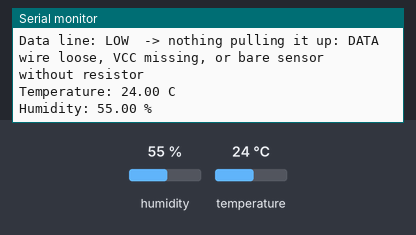
Recording of a program running on a simulated ESP32. Parts: the last lines printed to the serial monitor. Inputs (shaded band) come from the test bench; at power-on: humidity 55 %, temperature 24 °C.

Above: at 4.8 s.
4.9 s: humidity set to 22 %
At 7.0 s:
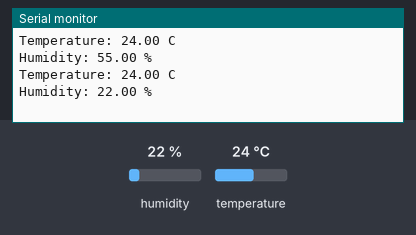
7.6 s: temperature set to 12 °C
At 8.2 s:
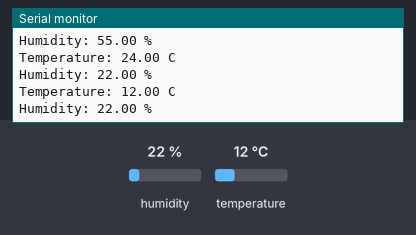
10.3 s: humidity set to 40 %
At 13.0 s:
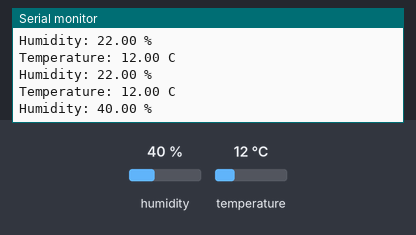
Timing chart, 0 to 14.5 s (numbered marks = the images above; inputs shaded):
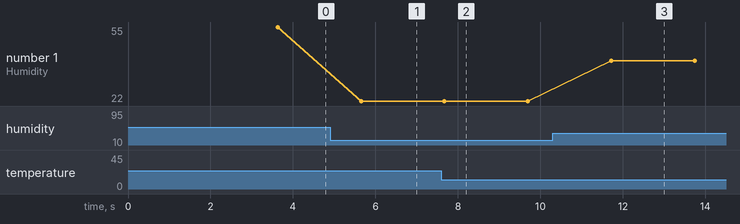

The program:

main.cpp
```cpp
#include <Arduino.h>
#include <DHT.h>

#define DHTPIN 4
#define DHTTYPE DHT11

DHT dht(DHTPIN, DHTTYPE);

void setup() {
  Serial.begin(115200);
  delay(1500);
  Serial.println("DHT11 hardware test");

  // Wiring check: pull the pin DOWN and see whether something pulls it UP
  pinMode(DHTPIN, INPUT_PULLDOWN);
  delay(100);
  if (digitalRead(DHTPIN) == HIGH)
    Serial.println("Data line: HIGH -> sensor/pull-up detected (wiring looks OK)");
  else
    Serial.println("Data line: LOW  -> nothing pulling it up: DATA wire loose, VCC missing, or bare sensor without resistor");

  dht.begin();                           // this sets the pin mode again
  delay(2000);
}

void loop() {
  float humidity = dht.readHumidity();
  float temperature = dht.readTemperature();

  if (isnan(humidity) || isnan(temperature)) {
    Serial.println("Read failed (NaN): no valid reply from the sensor");
    delay(2000);
    return;
  }

  Serial.print("Temperature: ");
  Serial.print(temperature);
  Serial.println(" C");
  Serial.print("Humidity: ");
  Serial.print(humidity);
  Serial.println(" %");
  delay(2000);
}
```

Measured:
- after the input at 4.9 s, the serial monitor: prints a new line after 0.75 s (image 1)
- after the input at 7.6 s, the serial monitor: prints a new line after 0.07 s (image 2)
- after the input at 10.3 s, the serial monitor: prints a new line after 1.4 s (image 3)
- plotted number 1: 55 → 22 after the input at 4.9 s, 22 → 40 after the input at 10.3 s
